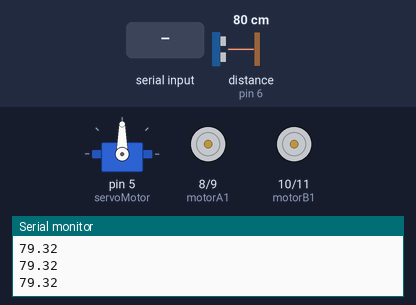
Simulated run of this sketch. Board: Arduino Uno, built with avr-gcc and run on an emulated ATmega328P. On the bench: servo, motor-driver pin pairs drawn as motors (green arrow = first pin HIGH = forward, orange = second pin HIGH = backward, longer = more drive), the last lines printed to the serial monitor. Wiring (inferred from the names in the program): ultrasonic range finder: trigger pin 3; echo pin 6. The inputs (shaded band) are chosen by the test bench; at power-on: distance to the obstacle (sensor on pin 6) 80 cm. The echo pulse lasts 58.3 µs per cm.

Above: at 1.2 s.
1.3 s: "A" received over the second serial link
At 2.4 s:
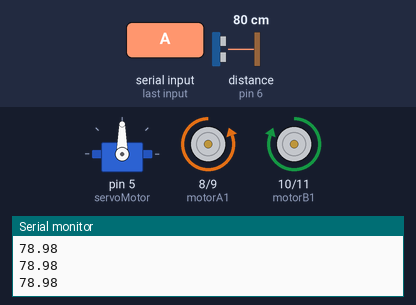
2.8 s: distance to the obstacle (sensor on pin 6) set to 17 cm
4.3 s: distance to the obstacle (sensor on pin 6) set to 14 cm
At 4.6 s:
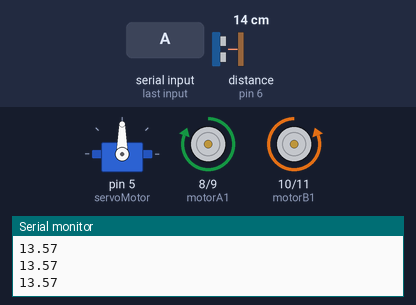
5.8 s: distance to the obstacle (sensor on pin 6) set to 36 cm
7.3 s: distance to the obstacle (sensor on pin 6) set to 43 cm
At 8.1 s:
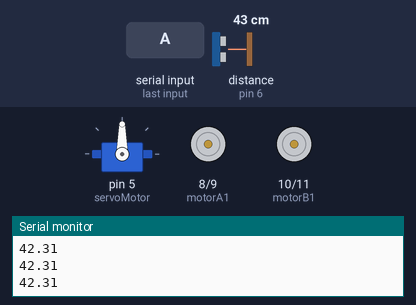
8.8 s: "C" received over the second serial link
At 9.1 s:
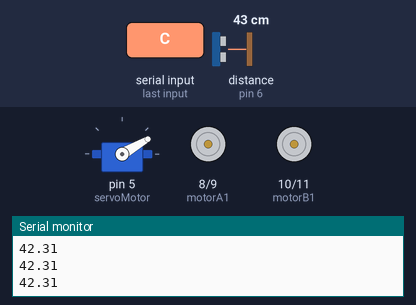
Timing chart, 0 to 11.3 s (numbered marks = the images above; inputs shaded):
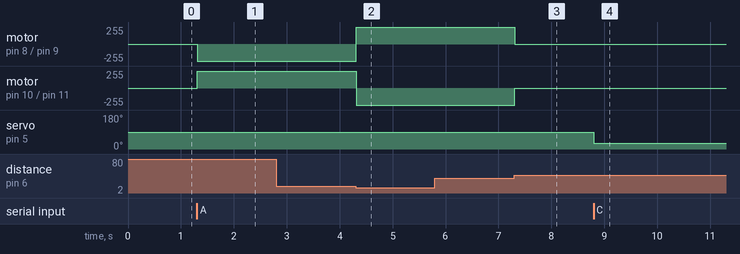

The sketch:

car_arduino2.ino
```cpp
#include <SoftwareSerial.h>
 SoftwareSerial BTSerial(2, 4);
 #include <Servo.h>
 const int servoMotor = 5;
 const int motorA1 = 8;
 const int motorA2 = 9;
 const int motorB1 = 10;
 const int motorB2 = 11;
 const int trigPin = 3;
 const int echoPin = 6;
 long durata;
 float distanta;
 char stare;
 Servo myservo;


void setup()
{
    myservo.attach(servoMotor);
    pinMode(trigPin, OUTPUT);
    pinMode(echoPin, INPUT);
    pinMode(motorA1, OUTPUT);
    pinMode(motorA2, OUTPUT);
    pinMode(motorB1, OUTPUT);
    pinMode(motorB2, OUTPUT);
    BTSerial.begin(38400);
    Serial.begin(9600);
}


void loop()
{
    digitalWrite(trigPin, LOW);
    delayMicroseconds(2);
    digitalWrite(trigPin, HIGH);
    delayMicroseconds(10);
    digitalWrite(trigPin, LOW);
    durata = pulseIn(echoPin, HIGH);
    distanta = durata * 0.034 / 2;
    Serial.println(distanta);
    if(distanta < 15)                                                   //algoritm prin care se evita ciocnirea masinii cu un obstacol
        {                                                               //daca masina ajunge la 15 cm de un obstocol motoarele isi schimba sensul de rotatie ,iar masina se departeaza de obstacol
            while(distanta < 40)                                           //in acest timp controlul nu este la utilizator
                {
                    digitalWrite(motorA1, HIGH);
                    digitalWrite(motorA2, LOW);
                    digitalWrite(motorB1, LOW);
                    digitalWrite(motorB2, HIGH);
                    digitalWrite(trigPin, HIGH);
                    delayMicroseconds(10);
                    digitalWrite(trigPin, LOW);
                    durata = pulseIn(echoPin, HIGH);
                    distanta = durata * 0.034 / 2;
                    Serial.println(distanta);
                }
             stare = 'O';
         }
    if(BTSerial.available() > 0)
         {
             stare = BTSerial.read();
             Serial.println(stare);
         }
    if(stare == 'A' )                                                    //mers inainte
         {
             digitalWrite(motorA1, LOW);
             digitalWrite(motorA2, HIGH);
             digitalWrite(motorB1, HIGH);
             digitalWrite(motorB2, LOW);
         }
    if(stare == 'O')                                                     //echilibru motoare
         {
             digitalWrite(motorA1, LOW);
             digitalWrite(motorA2, LOW);
             digitalWrite(motorB1, LOW);
             digitalWrite(motorB2, LOW);
         }
    if(stare == 'D')                                                     //mers inapoi
         {
             digitalWrite(motorA1, HIGH);
             digitalWrite(motorA2, LOW);
             digitalWrite(motorB1, LOW);
             digitalWrite(motorB2, HIGH);
         }
    if(stare == 'B')
         {
             myservo.write(90);                                        //viraj dreapta
         }
    if(stare == 'C')
        {
             myservo.write(30);                                        //viraj stanga
        }
    if(stare == 'H')
        {
             myservo.write(60);                                        // echilbru servo
        }
}
```

Measured:
- the behaviour switches between 16 and 15 cm on distance to the obstacle (sensor on pin 6) (found by bisection; images 1 and 2)
- the behaviour switches between 40 and 41 cm on distance to the obstacle (sensor on pin 6) (found by bisection; images 2 and 3)
- after the input at 1.3 s, motor on pin 8 (motorA1) / pin 9 (motorA2): stopped → backward 255/255 at once; motor on pin 10 (motorB1) / pin 11 (motorB2): stopped → forward 255/255 at once
- after the input at 4.3 s, motor on pin 8 (motorA1) / pin 9 (motorA2): backward 255/255 → forward 255/255 at once; motor on pin 10 (motorB1) / pin 11 (motorB2): forward 255/255 → backward 255/255 at once
- after the input at 7.3 s, motor on pin 8 (motorA1) / pin 9 (motorA2): forward 255/255 → stopped at once; motor on pin 10 (motorB1) / pin 11 (motorB2): backward 255/255 → stopped at once
- after the input at 8.8 s, servo on pin 5 (servoMotor): 90° → 30° at once
